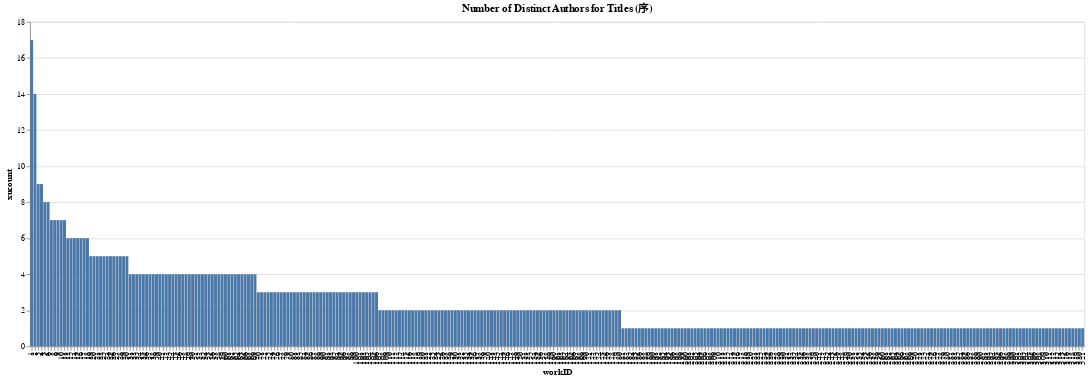

Here is the notebook cell this chart was saved with:
### Markdown cell above
### 1.1.2 序作者数量

### Code cell
xuSQL = '''
SELECT workID,count(DISTINCT poetID) as xucount
FROM workpoetlinks 
WHERE role IN ('序作者')
Group By workID
ORDER BY xucount DESC
'''
xu = duckdb.query(xuSQL).df()
xu.set_index('workID', inplace=True)

# Sort the DataFrame by ticicount in descending order
xu_sorted = xu.sort_values(by='xucount', ascending=False)
xu_sorted['order'] = range(1, len(xu_sorted) + 1)

# Create a bar chart using the DataFrame's index for the x-axis
chart = alt.Chart(xu_sorted.reset_index()).mark_bar().encode(
    x=alt.X('order:O', title='workID'),  # Use index for the x-axis
    y='xucount:Q',  # ticicount on the y-axis
    tooltip=['workID:O', 'xucount:Q']  # Tooltip for interaction
).properties(
    title='Number of Distinct Authors for Titles (序)',
    width=1300,
    height=400
)

# Display the chart
chart

### Figure 1 — Vega-Lite specification as saved in the notebook (floating-point values rounded to 4 significant figures; data arrays with more than 128 entries replaced by an {"elided": "..."} marker saying what was removed)
{"config": {"view": {"continuousWidth": 300, "continuousHeight": 300}}, "data": {"name": "data-6968fa79c036b05debbfb2bc4dc0c665"}, "mark": {"type": "bar"}, "encoding": {"tooltip": [{"field": "workID", "type": "ordinal"}, {"field": "xucount", "type": "quantitative"}], "x": {"field": "order", "title": "workID", "type": "ordinal"}, "y": {"field": "xucount", "type": "quantitative"}}, "height": 400, "title": "Number of Distinct Authors for Titles (序)", "width": 1300, "$schema": "https://vega.github.io/schema/vega-lite/v5.20.1.json", "datasets": {"data-6968fa79c036b05debbfb2bc4dc0c665": {"elided": "321 records"}}}
